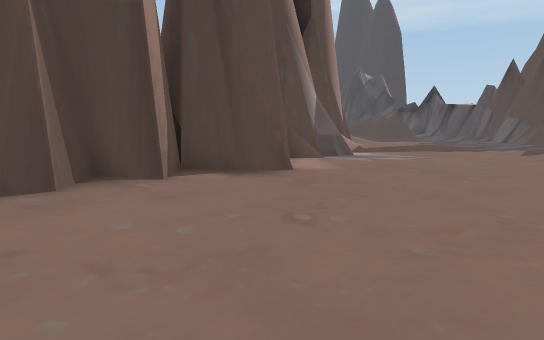
view 1 (above)

17 first-person views from a walk through a Unity game level. The camera is 1.5 m above the floor, tilts 6° down and sees 75° across. The floor is counted in squares, 2 m on a side. Each view is taken from the middle of a square. On the plan, view 1 faces up. The plan holds only what a view shows up to about 11 squares ahead; the rest is blank. The place goes on beyond the plan. The player character is not drawn. Some surface patterns are stand-ins.

view 2
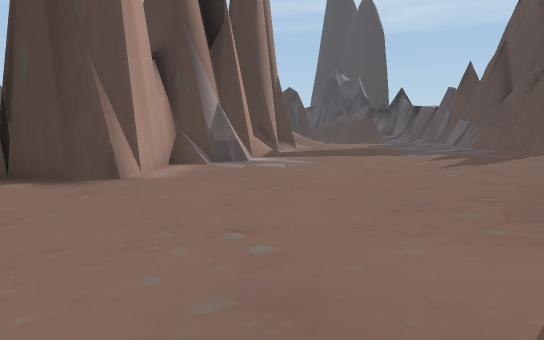

view 3
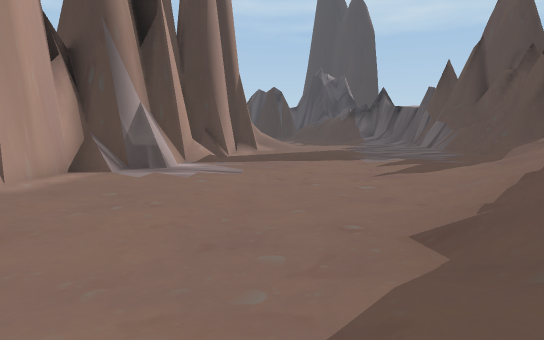

view 4
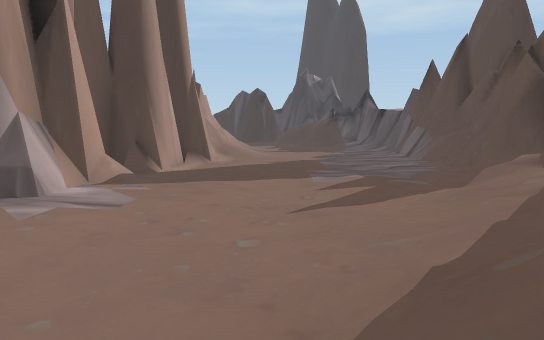

view 5
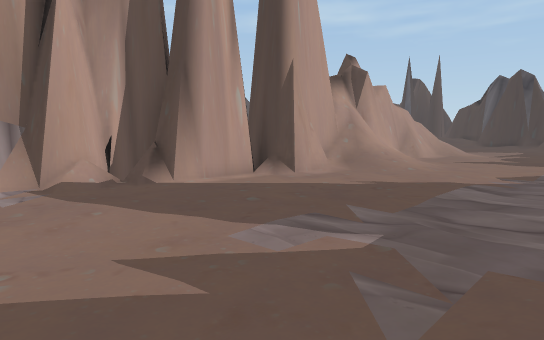

view 6
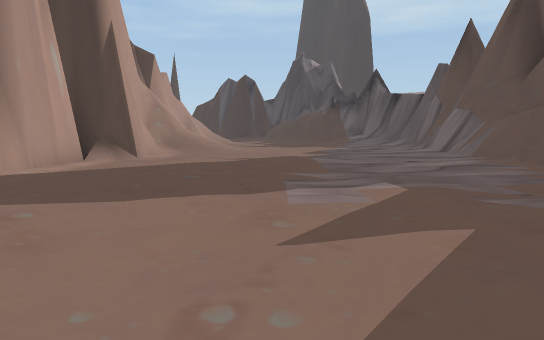

view 7
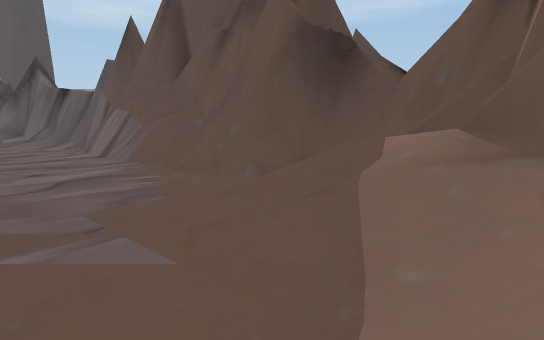

view 8
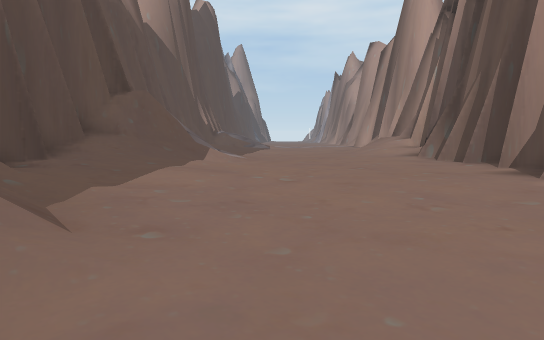

view 9
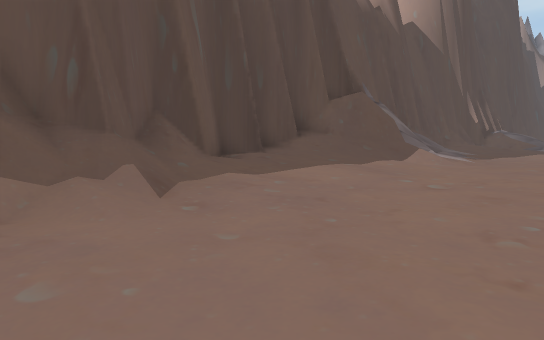

view 10
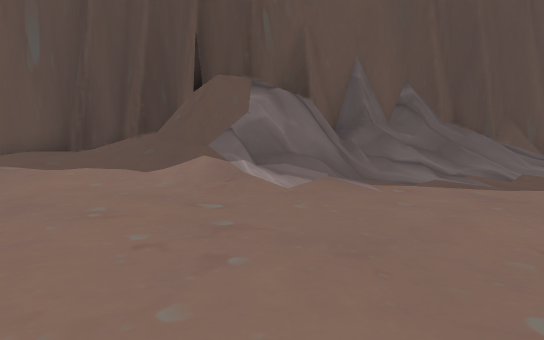

view 11
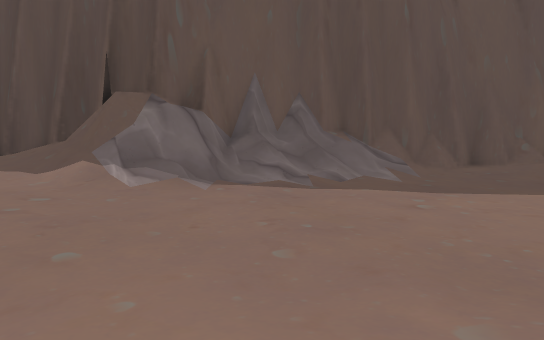

view 12
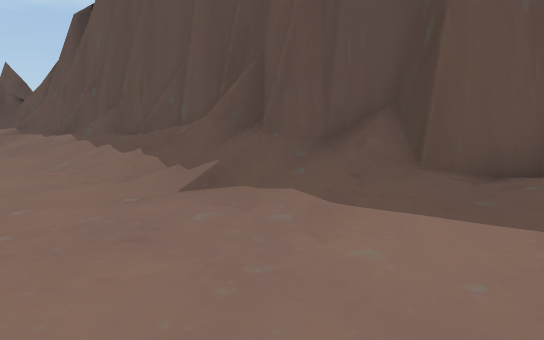

view 13
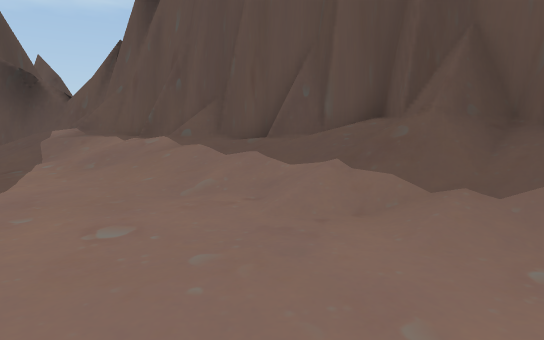

view 14
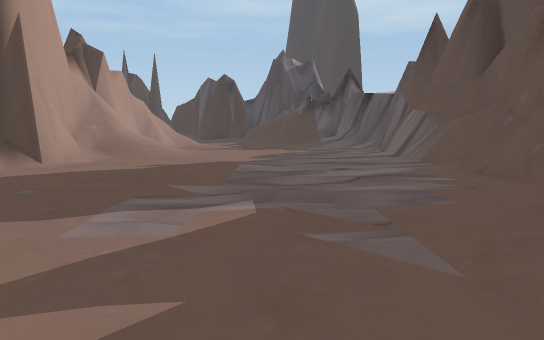

view 15
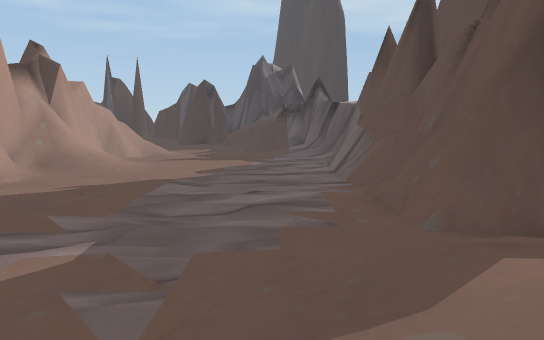

view 16
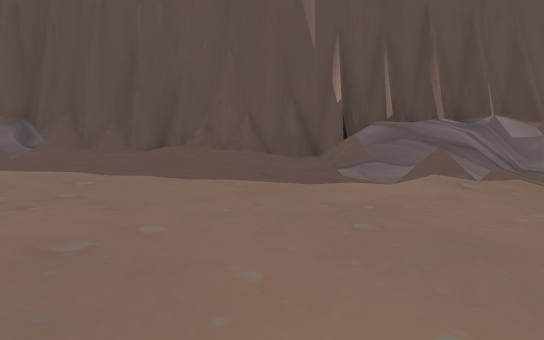

view 17
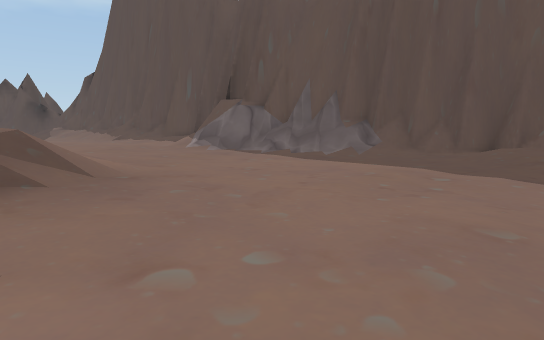

### Floor plan
Key: @ floor where view 1 was taken; # wall or solid block; . main floor; : floor 0.25 m higher than the main floor; - floor 0.25 m lower than the main floor; + floor 0.5 m higher than the main floor; _ floor 0.5 m lower than the main floor; < floor 0.75 m lower than the main floor; / step, stairs or slope; = window, fence, low wall or low ledge.
Columns run from 14 left of view 1 to 15 right of it. Each row starts with its distance up from view 1.
 21                   #//:.....:=#
 20                   #/:......:##
 19                  ##:::......##
 18                  #/::::....:/#
 17                  #::::....::##
 16                  #::::....::##
 15                 ##::::....::/#
 14                 ##::::....://#
 13                 #/:::.....///#
 12                 #/:::....////#
 11                ##::::....///##
 10               ###::.....///##
  9               #::::....://##
  8               #::::....///##
  7              ##:::....///##
  6             ###::.....//##
  5            ##::::....///##
  4           ##........://##
  3           #........///##
  2           ........///##
  1        + ........////#
  0         /.....@./////#
 -1        //-----//////##
 -2    ////------///#//##
 -3   --/--------/////##
 -4  __-----___--./#/##
 -5 __________---//###
 -6 __________--///##
 -7 __________-///##
 -8 __________-///#
 -9 _________--/=##
-10 _<<<__////-###
-11  <<___////.#
-12  <///_////##
-13  ///////###
-14  //////##
-15  <////##
-16  <///##

Where each view was taken, in squares from view 1:
view 1: 0 up, 0 right, facing up
view 2: 0 up, 3 right, facing up
view 3: 1 up, 5 right, facing up
view 4: 3 up, 7 right, facing up
view 5: 10 up, 12 right, facing up-left
view 6: 9 up, 8 right, facing up
view 7: 10 up, 10 right, facing up-right
view 8: 7 up, 7 right, facing down-left
view 9: 8 up, 5 right, facing down
view 10: 2 up, 4 left, facing down-right
view 11: 1 up, 7 left, facing down-right
view 12: 3 up, 2 right, facing right
view 13: 6 up, 4 right, facing right
view 14: 10 up, 10 right, facing up
view 15: 10 up, 12 right, facing up
view 16: 6 down, 14 left, facing down-right
view 17: 5 down, 14 left, facing right
